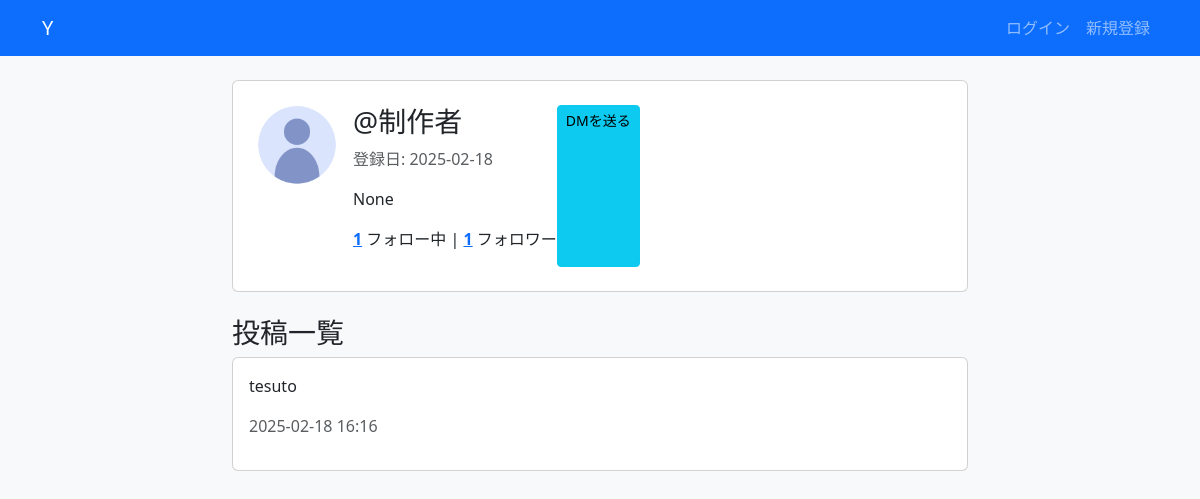
/profile/制作者/, run on an earlier commit of the app's database.
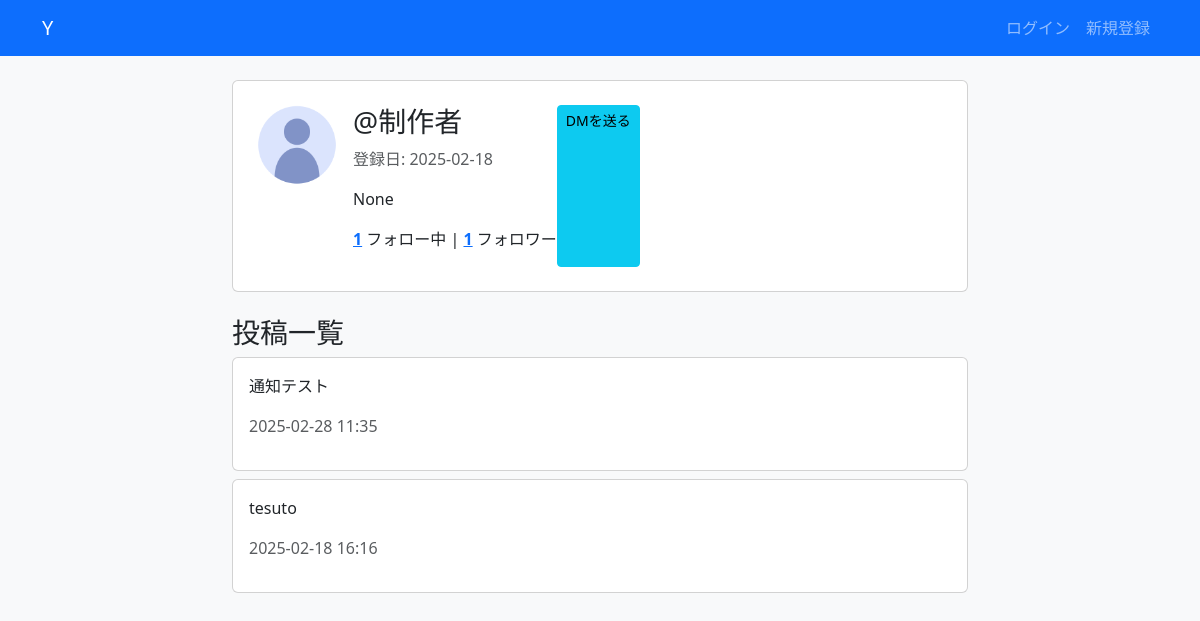
And on a later commit of the database.
### Y/models.py (models this page shows, shortened)
class Tweet(models.Model):
    user = models.ForeignKey(User, on_delete=models.CASCADE)
    content = models.CharField(max_length=280)
    image = models.ImageField(upload_to='tweets/', blank=True, null=True)
    created_at = models.DateTimeField(auto_now_add=True)
    original_tweet = models.ForeignKey('self', on_delete=models.CASCADE, null=True, blank=True, related_name='retweets')
    class Meta:
        unique_together = ('user', 'original_tweet')  # 同じユーザーが同じツイートをリツイートできない
    parent_tweet = models.ForeignKey('self', on_delete=models.CASCADE, null=True, blank=True, related_name='replies')

### Y/views.py (the view)
# urls.py: path('profile/<str:username>/', views.profile_view, name='profile'),
def profile_view(request, username):
    user = get_object_or_404(User, username=username)
    profile, created = Profile.objects.get_or_create(user=user)
    tweets = Tweet.objects.filter(user=user).order_by('-created_at')
    profile_user = get_object_or_404(User, username=username)
    following_count = Follow.objects.filter(follower=profile_user).count()
    follower_count = Follow.objects.filter(following=profile_user).count()
    is_following = Follow.objects.filter(follower=request.user, following=user).exists() if request.user.is_authenticated else False
    return render(request, 'Y/profile.html', {'profile': profile, 'tweets': tweets,'following_count': following_count,
        'follower_count': follower_count,  'is_following': is_following})

### Y/context_processors.py (called while the page is built)
def unread_notifications(request):
    if request.user.is_authenticated:
        return {'unread_notifications': Notification.objects.filter(receiver=request.user, is_read=False).count()}
    return {}

### Y/templates/Y/profile.html (shortened to what this page needs)
{% extends 'Y/base.html' %}
{% load static %}
{% block content %}
<div class="row">
    <div class="col-md-8 mx-auto">
        <div class="card p-4">
            <div class="d-flex">
                {% if profile.profile_image %}
                    <img src="{{ profile.profile_image.url }}" class="rounded-circle" width="80" height="80">
                {% else %}
                    <img src={% static "images/profile_icon.png" %} class="rounded-circle" width="80" height="80">
                {% endif %}
                <div class="ms-3">
                    <h3>@{{ profile.user.username }}</h3>
                    <p class="text-muted">登録日: {{ profile.user.date_joined|date:"Y-m-d" }}</p>
                    <p>{{ profile.bio }}</p>
                    <p>
                        <a href="{% url 'following_list' profile.user.username %}" class="fw-bold">{{ following_count }}</a> フォロー中
                        |
                        <a href="{% url 'followers_list' profile.user.username %}" class="fw-bold">{{ follower_count }}</a> フォロワー
                    </p>
                </div>
                {% if request.user != profile.user %}
                <a href="{% url 'send_dm' profile.user.username %}" class="btn btn-info btn-sm">DMを送る</a>
                {% endif %}
            </div>
        </div>
        <h3 class="mt-4">投稿一覧</h3>
        {% for tweet in tweets %}
            <div class="card mt-2">
                <div class="card-body">
                    <p>{{ tweet.content }}</p>
                    <p class="text-muted">{{ tweet.created_at|date:"Y-m-d H:i" }}</p>
                </div>
            </div>
        {% endfor %}
    </div>
</div>
{% endblock %}

What changed in the data, as far as the page shows it:
added Tweet: content "通知テスト", created_at "2025-02-28 11:35"
